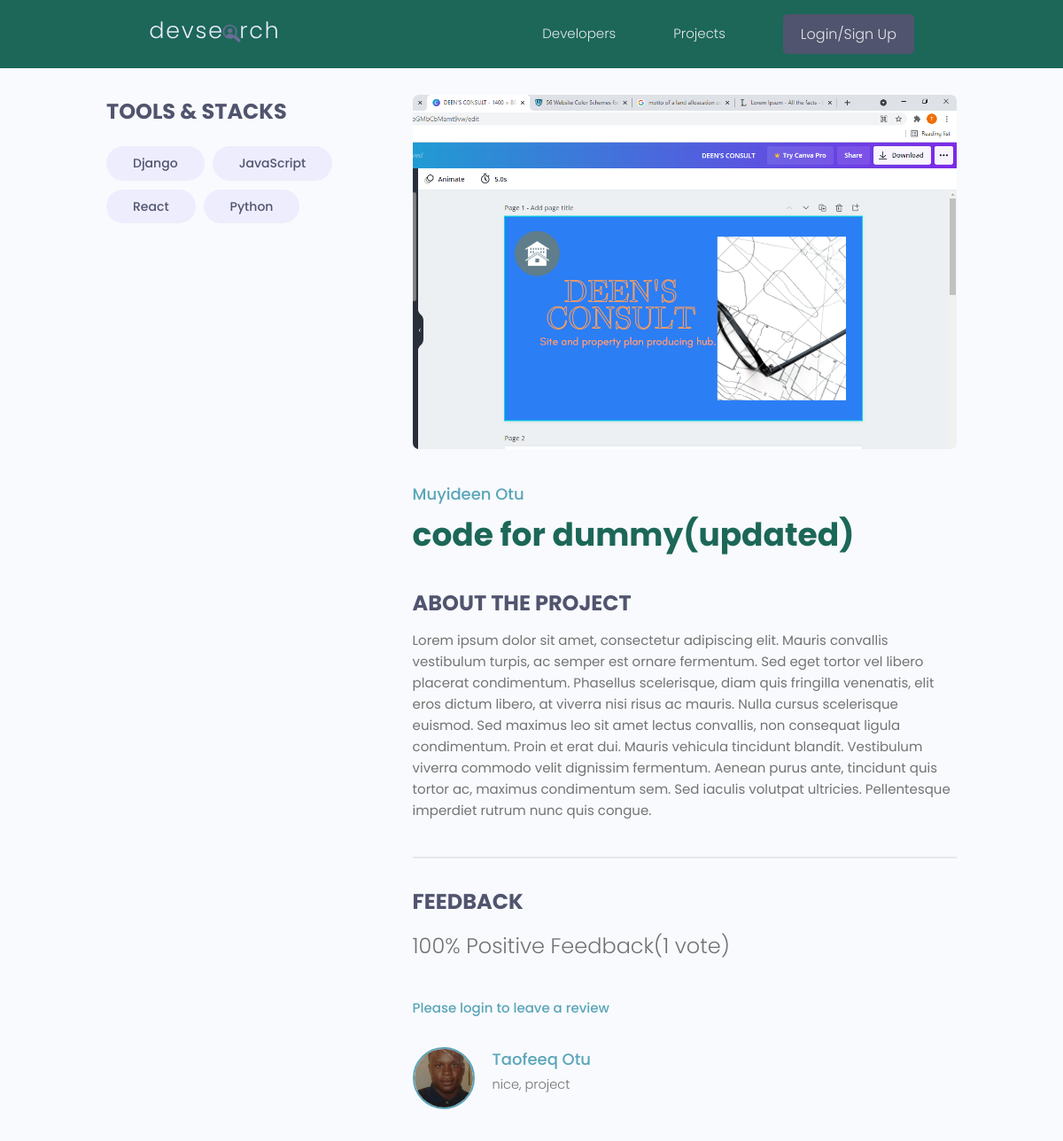
The page /projects/project/4d10659b-92d2-4815-8d49-077ed59dd2bb/ on the database its author committed.
### projects/models.py (models this page shows, shortened)
class Tag(models.Model):
    name=models.CharField(max_length=200)
    created = models.DateTimeField(auto_now_add=True)
    id = models.UUIDField(default=uuid.uuid4, unique=True, primary_key=True,
                          editable=False)
    def __str__(self):
        return self.name

class Project(models.Model):
    owner= models.ForeignKey(Profile, null=True, blank=True, on_delete=models.CASCADE)
    title = models.CharField(max_length=200)
    description= models.TextField(null=True, blank=True)
    featured_image=models.ImageField(null=True, blank=True, default='default.jpeg')
    demo_link = models.CharField(max_length=2000, null=True, blank=True)
    source_link = models.CharField(max_length=2000, null=True, blank=True)
    tags=models.ManyToManyField('Tag', blank=True)
    vote_total=models.IntegerField(default=0, null=True)
    vote_ratio = models.IntegerField(default=0, null=True)
    created = models.DateTimeField(auto_now_add=True)
    id= models.UUIDField(default=uuid.uuid4, unique=True, primary_key=True,
                         editable=False)
    class Meta:
        ordering=['-vote_ratio', '-vote_total', 'title']
    @property
    def imageURL(self):
        try:
            url = self.featured_image.url
        except:
            url= ''
        return url
    @property
    def reviewers(self):
        queryset=self.review_set.all().values_list('owner__id', flat=True)
        return queryset

class Review(models.Model):
    VOTE_TYPE = (
        ('up','Up Vote'),
        ('down', 'Down Vote')
    )
    owner=models.ForeignKey(Profile, on_delete=models.CASCADE, null=True)
    project= models.ForeignKey(Project, on_delete=models.CASCADE)
    body=models.TextField(null=True, blank=True)
    value= models.CharField(max_length=2000, choices=VOTE_TYPE)
    created = models.DateTimeField(auto_now_add=True)
    id = models.UUIDField(default=uuid.uuid4, unique=True, primary_key=True,
                          editable=False)
    class Meta:
        unique_together= [['owner', 'project']]

### users/models.py (models this page shows, shortened)
class Profile(models.Model):
    user = models.OneToOneField(User, on_delete=models.CASCADE, null=True, blank=True)
    name=models.CharField(max_length=200, blank=True, null=True)
    email= models.EmailField(max_length=500, blank=True, null=True)
    username = models.CharField(max_length=200, blank=True, null=True)
    Location = models.CharField(max_length=200, blank=True, null=True)
    short_intro= models.CharField(max_length=200, blank=True, null=True)
    bio = models.TextField(blank=True, null=True)
    profile_image=models.ImageField(null=True, blank=True, upload_to='profiles/', default='profiles/user-default.png')
    social_github = models.CharField(max_length=200, blank=True, null=True)
    social_twitter = models.CharField(max_length=200, blank=True, null=True)
    social_linkedin = models.CharField(max_length=200, blank=True, null=True)
    social_youtube = models.CharField(max_length=200, blank=True, null=True)
    social_website = models.CharField(max_length=200, blank=True, null=True)
    created = models.DateTimeField(auto_now_add=True)
    id = models.UUIDField(default=uuid.uuid4, unique=True, primary_key=True,
                          editable=False)
    class Meta:
        ordering=['created']

### projects/views.py (the view, shortened to what this page needs)
# urls.py: path('project/<str:pk>/', views.getProject),
def project(requests, pk):
    projectObj=Project.objects.get(id=pk)
    form=ReviewForm()
    return render(requests, 'projects/single-project.html',{'projectitem':projectObj, 'form':form})

### projects/templates/projects/single-project.html (shortened to what this page needs)
<!DOCTYPE html>
<html lang="en">
<head>
</head>
<body>
{% extends 'main.html' %}
{% block content %}
 <main class="singleProject my-md">
    <div class="container">
      <div class="layout">
        <div class="column column--1of3">
          <h3 class="singleProject__subtitle">Tools & Stacks</h3>
          <div class="singleProject__toolStack">
              {% for tag in projectitem.tags.all %}
            <span class="tag tag--pill tag--sub tag--lg">
              <small>{{tag}}</small>
            </span>
              {% endfor %}
          </div>
        </div>
        <div class="column column--2of3">
          <img class="singleProject__preview" src="{{projectitem.imageURL }}" alt="portfolio thumbnail" />
          <a href="{% url 'user-profiles' projectitem.owner.id %}" class="singleProject__developer">{{projectitem.owner.name}}</a>
          <h2 class="singleProject__title">{{projectitem.title}}</h2>
          <h3 class="singleProject__subtitle">About the Project</h3>
          <div class="singleProject__info">{{projectitem.description}}
          </div>
          <div class="comments">
            <h3 class="singleProject__subtitle">Feedback</h3>
            <h5 class="project--rating">
              {{projectitem.vote_ratio}}% Positive Feedback({{projectitem.vote_total}} vote{{projectitem.vote_total|pluralize:"s"}})
            </h5>
            {% if request.user.profile.id in projectitem.reviewers %}
            <p>You have already submitted your review for this project </p>
            {% elif request.user.profile == projectitem.owner %}
            <p>You cannot review your own project </p>
            {% else %}
            <a href="{% url 'login' %}?next={{request.path}}">Please login to leave a review</a>
          {% endif %}
            <div class="commentList">
              {% for review in projectitem.review_set.all %}
              {% if review.body %}
              <div class="comment">
                <a href="{% url 'user-profiles' review.owner.id %}">
                  <img class="avatar avatar--md"
                    src="{{ review.owner.profile_image.url }}" alt="user" />
                </a>
                <div class="comment__details">
                  <a href="{% url 'user-profiles' review.owner.id %}" class="comment__author">{{review.owner.name}}</a>
                  <p class="comment__info">{{review.body | linebreaksbr}}
                  </p>
                </div>
              </div>
                  {% endif %}
                  {% endfor %}
              </div>
            </div>
          </div>
        </div>
      </div>
  </main>
{% endblock content %}

### static/styles/app.css (style rules this page uses)
:root { --color-sub: #1C6758; }
img { width: 100%; }
.singleProject .column--1of3 { order: 2; }
@media screen and (min-width: 1081px) { .singleProject .column--1of3 { order: 1; } }
@media screen and (min-width: 1081px) { .singleProject .column--2of3 { order: 2; } }
.singleProject__toolStack { margin-top: 2rem; margin-bottom: 4rem; }
.singleProject__preview { height: 50vh; object-fit: cover; object-position: top center; margin-bottom: 3rem; border-radius: 0.7rem; }
.singleProject__developer { font-size: 1.8rem; font-weight: 500; }
.singleProject__title { font-size: 3.6rem; font-weight: 700; color: var(--color-sub); margin-bottom: 3rem; }
.project--rating { margin-bottom: 1.6em; margin-top: .5em; }
.singleProject__subtitle { text-transform: uppercase; font-size: 2.4rem; font-weight: 700; color: var(--color-sub-light); margin-bottom: 1rem; }
.comments { margin-top: 4rem; padding-top: 3rem; border-top: 2px solid var(--color-light); }
.commentList { margin: 3rem 0; }
.comment { display: flex; gap: 2rem; }
.comment__author { font-size: 1.8rem; }
.comment__info { font-size: 1.45rem; }

### static/uikit/styles/modules/_variables.css (style rules this page uses)
:root { --color-main: #5aa5b9; --color-main-light: #e6faff; --color-sub: #3f4156; --color-sub-light: #51546e; --color-sub-lighter: #ededfd; --color-text: #737373; --color-gray: #8b8b8b; --color-light: #e5e7eb; --color-light-gray: #767676; --color-bg: #f8fafd; --color-white: #fffefd; --color-white-light: #f3f3f3; --color-success: #359e64; --color-success-bg: #def8e8; --color-error: #fc4b0b; --color-error-bg: #fff2ee; --font-base: 'Poppins', arial, helvetica, 'Segoe UI', roboto, ubuntu, sans-serif; --font-monospace: 'Fira Code', 'Courier New', courier, monospace; --font-regular: 300; --font-medium: 500; --font-bold: 700; --generic-shadow: 1px 1px 5px #00000010; --generic-transition: all 0.3s ease-in-out; }

### static/uikit/styles/modules/_base.css (style rules this page uses)
* { margin: 0; padding: 0; box-sizing: border-box; text-rendering: optimizeLegibility; color: inherit; font-size: inherit; }
html { font-size: 50%; }
@media only screen and (min-width: 480px) { html { font-size: 56.25%; } }
@media only screen and (min-width: 1200px) { html { font-size: 62.5%; } }
body { line-height: 1.6; font-weight: 400; font-size: 1.5rem; color: var(--color-text); background-color: var(--color-bg); min-height: 100vh; }

### static/uikit/styles/modules/_typography.css (style rules this page uses)
* { font-family: var(--font-base); }
h2 { font-size: 3.6rem; font-weight: var(--font-bold); }
h3 { font-size: 3.2rem; font-weight: var(--font-medium); }
h5 { font-size: 2.4rem; font-weight: var(--font-medium); }
h5, h6 { font-weight: var(--font-regular); }
p, span, strong { font-size: 1.6rem; color: var(--color-text); font-weight: var(--font-regular); }
a { padding-bottom: 2px; text-decoration: none; display: inline-block; color: var(--color-main); font-weight: var(--font-medium); }

### static/uikit/styles/modules/_utilities.css (style rules this page uses)
.container { width: 92%; max-width: 165rem; margin: 0 auto; box-sizing: border-box; }
@media screen and (min-width: 1000px) { .container { width: 90%; } }
@media screen and (min-width: 1200px) { .container { width: 80%; } }
.my-md { margin: 3rem auto; }

### static/uikit/styles/modules/_avatar.css (style rules this page uses)
.avatar { border-radius: 50%; border: 2px solid var(--color-main); object-fit: cover; }
.avatar--md { height: 7rem; width: 7rem; }

### static/uikit/styles/modules/_tag.css (style rules this page uses)
.tag { display: inline-flex; align-items: center; background-color: var(--color-sub); height: -webkit-fit-content; height: -moz-fit-content; height: fit-content; width: -webkit-fit-content; width: -moz-fit-content; width: fit-content; border-radius: 0.5rem; padding: 0.5rem 1.5rem; font-size: 1.2rem; cursor: pointer; }
.tag:not(:last-child) { margin-right: 0.25rem; margin-bottom: 0.75rem; }
.tag > small { color: var(--color-white); }
.tag--pill { border-radius: 5rem; }
.tag--sub, .tag--sub > small { background: var(--color-sub-lighter); color: var(--color-sub-light); font-weight: 500; }
.tag--lg { padding: 0.8rem 3rem; font-size: 1.4rem; }
.tag--lg:not(:last-child) { margin-right: 0.5rem; margin-bottom: 1rem; }

### static/uikit/styles/modules/_layout.css (style rules this page uses)
.layout { display: flex; flex-flow: row wrap; justify-content: space-between; }
.layout > .column { margin-bottom: 3rem; }
.layout > .column.column--1of3 { flex-basis: 30%; }
.layout > .column.column--2of3 { flex-basis: 64%; }

### rows shown on the page
Tag: name "Django"
Tag: name "JavaScript"
Tag: name "React"
Tag: name "Python"
Project: imageURL (picture), owner.name "Muyideen Otu", title "code for dummy(updated)", description "Lorem ipsum dolor sit amet, consectetur adipiscing elit. Mauris convallis vestibulum turpis, ac semper est ornare fermentum. Sed eget tortor vel libero placerat condimentum. Phasellus scelerisque, diam quis fringilla venenatis, elit eros dictum libero, at viverra nisi risus ac mauris. Nulla cursus scelerisque euismod. Sed maximus leo sit amet lectus convallis, non consequat ligula condimentum. Proin et erat dui. Mauris vehicula tincidunt blandit. Vestibulum viverra commodo velit dignissim fermentum. Aenean purus ante, tincidunt quis tortor ac, maximus condimentum sem. Sed iaculis volutpat ultricies. Pellentesque imperdiet rutrum nunc quis congue.", vote_ratio "100", vote_total "1"
Review: owner.profile_image (picture), owner.name "Taofeeq Otu", body "nice, project"
